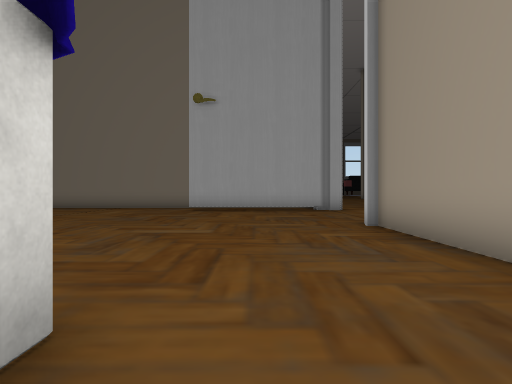
View 1 (above)

15 first-person views from a walk through a Unity game level. The camera is 1.4 m above the floor, looks level and sees 80° across. The floor is counted in squares, 2 m on a side. Each view is taken from the middle of a square. On the plan, view 1 faces up. The plan holds only what a view shows up to about 10 squares ahead; the rest is blank. The place goes on beyond the plan. The player is left out. Door leaves are left out, so doorways stand open. Some surface patterns are stand-ins.

View 2
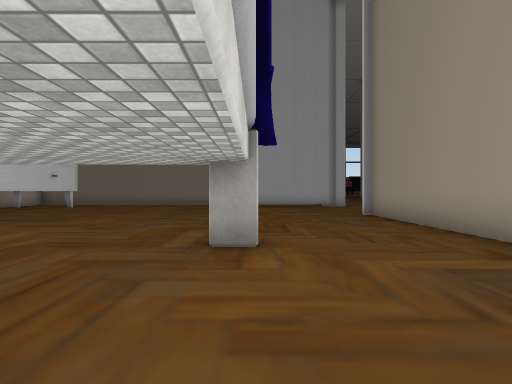

View 3
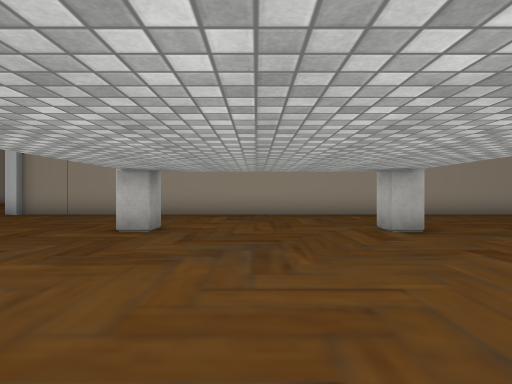

View 4
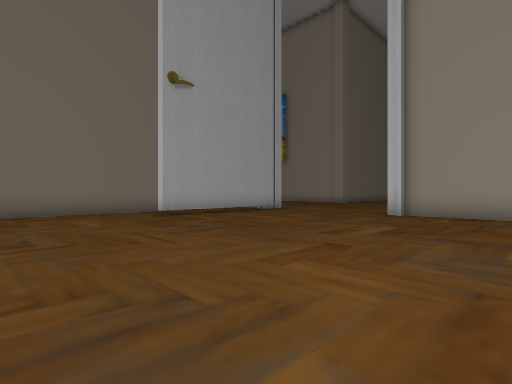

View 5
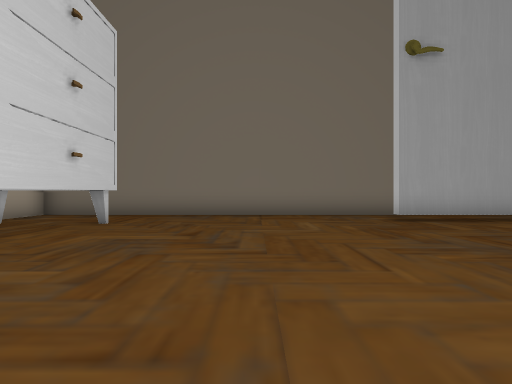

View 6
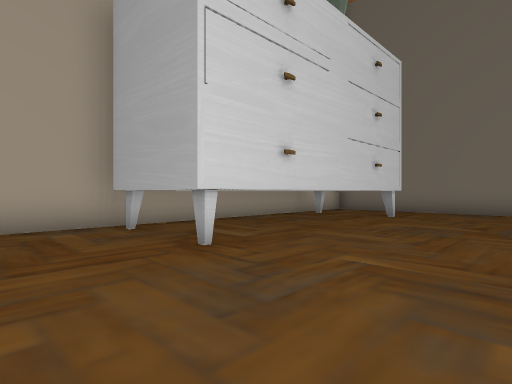

View 7
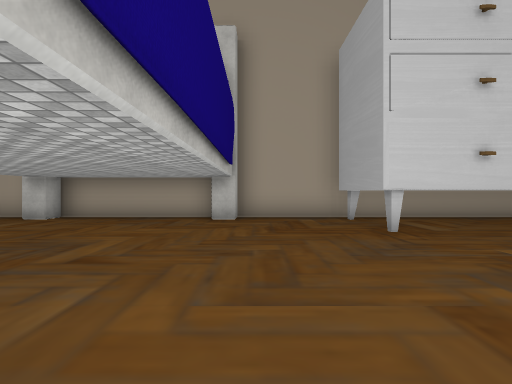

View 8
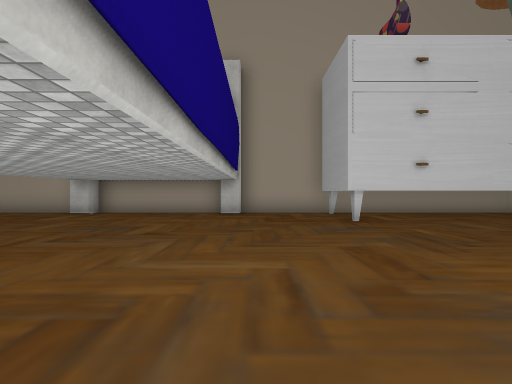

View 9
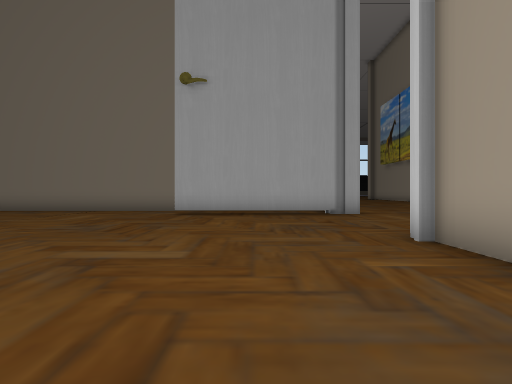

View 10
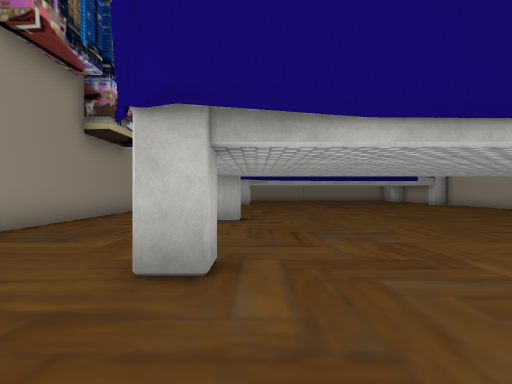

View 11
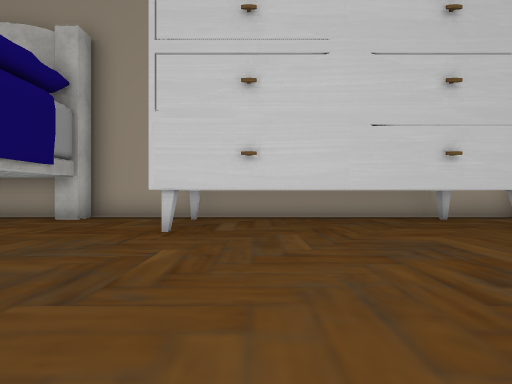

View 12
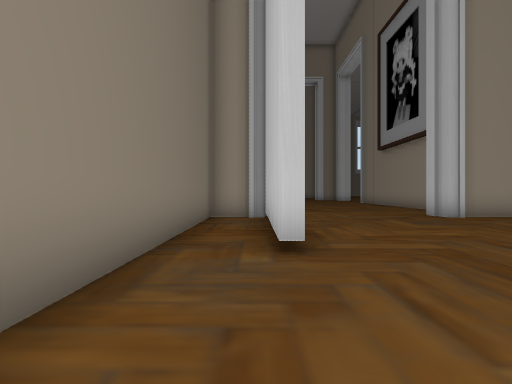

View 13
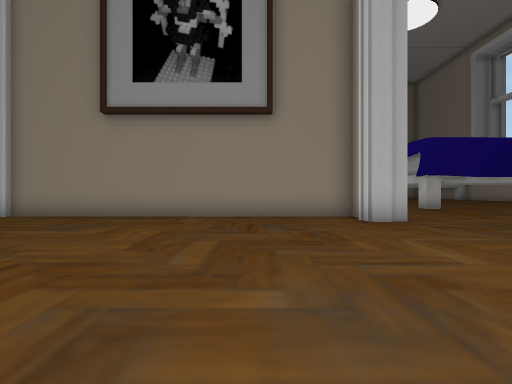

View 14
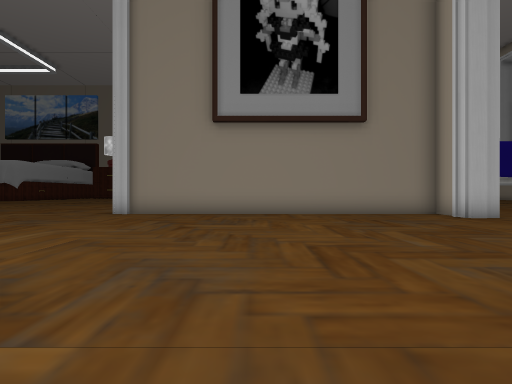

View 15
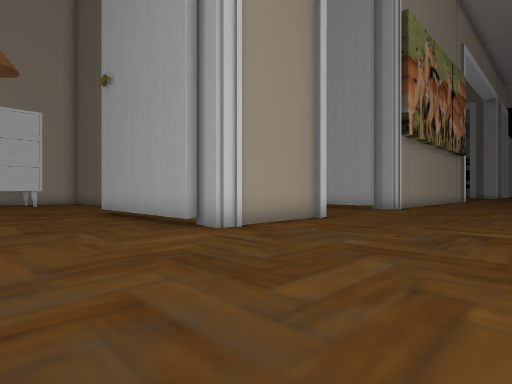

### Floor plan
Key: @ floor where view 1 was taken; # wall or solid block; . floor; T thing the floor can be seen under or through.
Columns run from 12 left of view 1 to 16 right of it. Each row starts with its distance up from view 1.
 20                   ..
 19                  ...
 18                 ....
 17                .....
 16                .....
 15                #.... .
 14 ################.......
 13 ...............#.......
 12 ..............T#.........
 11 ###.......TTTT ...........
 10   #.......................
  9   #........................
  8   #.........................
  7   #..........................
  6   #............#.............
  5   #............###########...
  4 ###............#
  3 ...............#
  2 ...............#
  1 #..........#...#
  0 ............@..#
 -1 ...............#
 -2 ...............#
 -3 ...............#
 -4 #..........#...#

Positions as (right, up) in squares from view 1, and headings:
1: (0, 0), facing up
2: (-1, -3), facing up
3: (-7, -1), facing right
4: (-7, 3), facing up-right
5: (-6, 4), facing up
6: (-6, 2), facing up-left
7: (-4, 2), facing left
8: (-2, 2), facing left
9: (0, 2), facing up
10: (-2, 4), facing down
11: (-4, 6), facing left
12: (-6, 12), facing right
13: (6, 14), facing down
14: (9, 15), facing down
15: (8, 8), facing up-left
